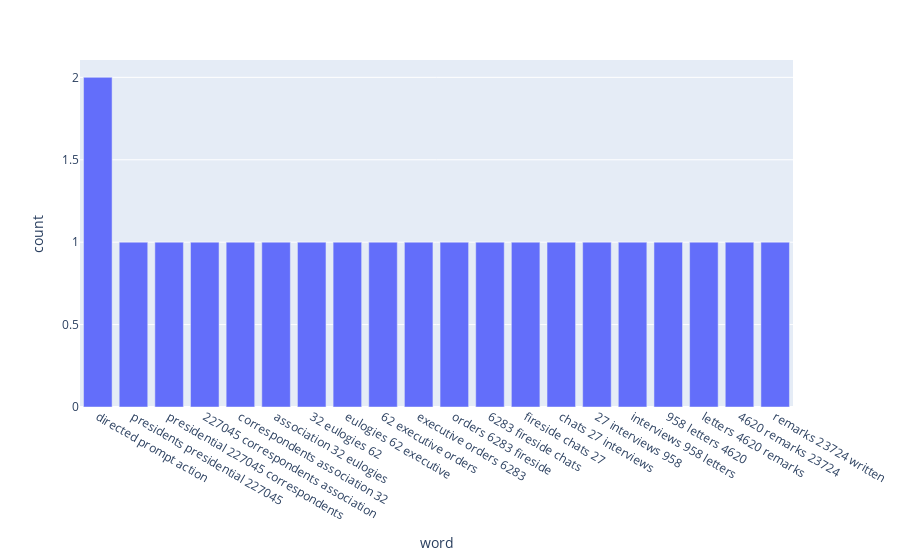

Source (notebook cell):
### Code cell
dict_trigrams_kennedy= {}

dict_trigrams_kennedy = top_n_trigram(words_df[words_df.name == "Kennedy"]['speech'])
bar_plot_toptrigrams(dict_trigrams_kennedy)

### Figure 1 — Plotly figure (JSON) as saved in the notebook; plotly's stock layout.template omitted (floating-point values rounded to 4 significant figures)
{"data": [{"alignmentgroup": "True", "hovertemplate": "word=%{x}<br>count=%{y}<extra></extra>", "legendgroup": "", "marker": {"color": "#636efa", "pattern": {"shape": ""}}, "name": "", "offsetgroup": "", "orientation": "v", "showlegend": false, "textposition": "auto", "type": "bar", "x": ["directed prompt action", "presidents presidential 227045", "presidential 227045 correspondents", "227045 correspondents association", "correspondents association 32", "association 32 eulogies", "32 eulogies 62", "eulogies 62 executive", "62 executive orders", "executive orders 6283", "orders 6283 fireside", "6283 fireside chats", "fireside chats 27", "chats 27 interviews", "27 interviews 958", "interviews 958 letters", "958 letters 4620", "letters 4620 remarks", "4620 remarks 23724", "remarks 23724 written"], "xaxis": "x", "y": [2, 1, 1, 1, 1, 1, 1, 1, 1, 1, 1, 1, 1, 1, 1, 1, 1, 1, 1, 1], "yaxis": "y"}], "layout": {"barmode": "relative", "legend": {"tracegroupgap": 0}, "margin": {"t": 60}, "xaxis": {"anchor": "y", "domain": [0, 1], "title": {"text": "word"}}, "yaxis": {"anchor": "x", "domain": [0, 1], "title": {"text": "count"}}}}
